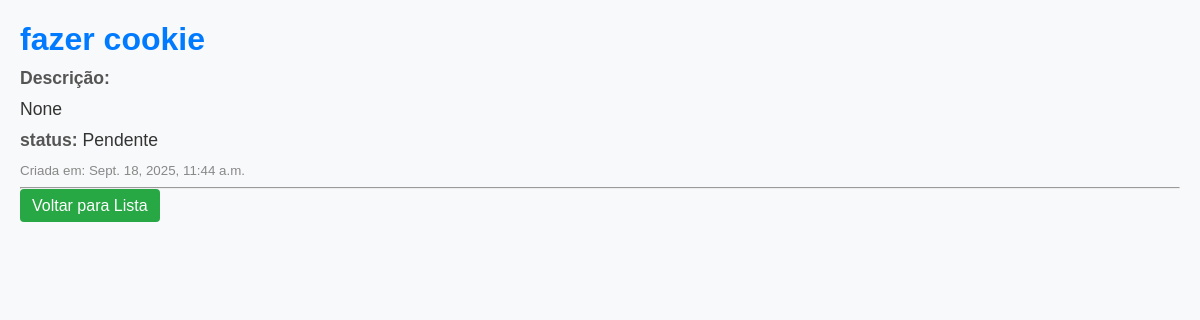
Screenshot of /tarefas/3/ with the database file from the repository.
### tarefas/models.py (models this page shows, shortened)
class Tarefa(models.Model):
    titulo = models.CharField(max_length=200)
    descricao = models.TextField(blank = True, null = True)
    data_criacao = models.DateTimeField(auto_now_add = True)
    cocluida = models.BooleanField(default = False)

### tarefas/views.py (the view)
# urls.py: path('<int:tarefa_id>/', views.detalhe_tarefa, name = "detalhe_tarefa"),
def detalhe_tarefa(request, tarefa_id):
    tarefa= get_object_or_404 (Tarefa, pk=tarefa_id)
    return render(request, 'tarefas/detalhe.html', {'tarefa':tarefa})

### tarefas/templates/tarefas/detalhe.html (shortened to what this page needs)
<!DOCTYPE html>
<html lang="pt-br">
<head>
    {% load static %}
    <link rel="stylesheet" href="{% static 'detalhe/detalhe.css' %}">
</head>
<body>
    <h1>{{tarefa.titulo}}</h1>
    <p><strong>Descrição:</strong>{{tarefa.descricao|linebreaks}}</p>
    <p><strong>status:</strong>{% if tarefa.concluida %} Concluida{% else %} Pendente{% endif %}</p>
    <small>Criada em: {{tarefa.data_criacao}}</small>
    <hr>
    <a href="{% url 'lista_tarefas' %}"> Voltar para Lista </a>
</body>
</html>

### tarefas/static/detalhe/detalhe.css (style rules this page uses)
body { font-family: Arial, sans-serif; background-color: #f8f9fa; color: #333; margin: 20px; }
h1 { color: #007bff; font-size: 2em; margin-bottom: 10px; }
p { font-size: 1.1em; margin: 10px 0; }
strong { color: #555; }
small { color: #888; }
a { text-decoration: none; color: #ffffff; background-color: #28a745; padding: 8px 12px; border-radius: 4px; }

### rows the page displays
Tarefa: titulo "fazer cookie", descricao "None", data_criacao "Sept. 18, 2025, 11:44 a.m."
